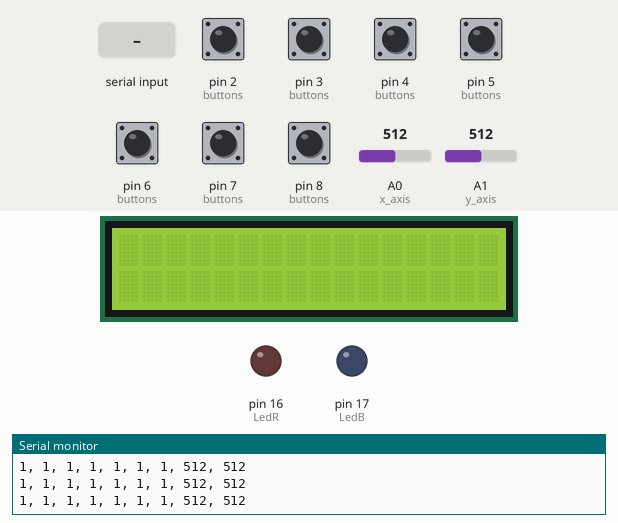
Simulated run of this sketch. Board: Arduino Uno, built with avr-gcc and run on an emulated ATmega328P. On the bench: 16×2 character LCD, output pins drawn as LEDs (lit = HIGH), the last lines printed to the serial monitor. The test bench sets the inputs (shaded band); at power-on: pin 2 (buttons), pin 3 (buttons), pin 4 (buttons), pin 5 (buttons), pin 6 (buttons), pin 7 (buttons), pin 8 (buttons) HIGH, A0 (x_axis) = 512, A1 (y_axis) = 512.

Above: at 1.2 s.
1.3 s: "2\n" received over Serial
At 2.3 s:
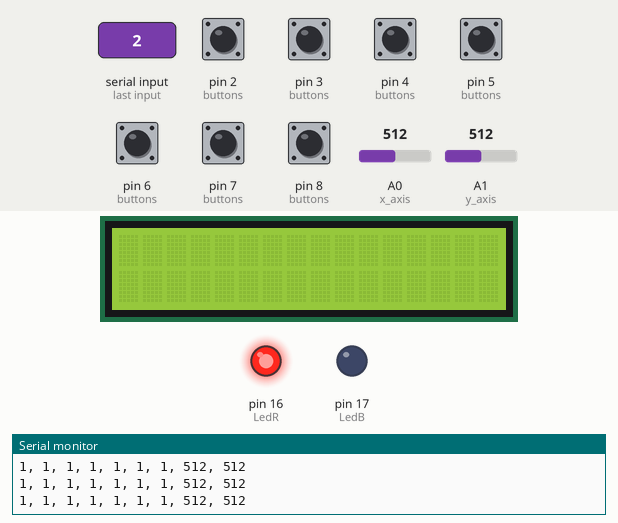
2.8 s: A0 (x_axis) set to 991
5.8 s: A0 (x_axis) set to 1018
7.3 s: A1 (y_axis) set to 993
10.3 s: A1 (y_axis) set to 1015
13.3 s: "0\n" received over Serial
At 13.9 s:
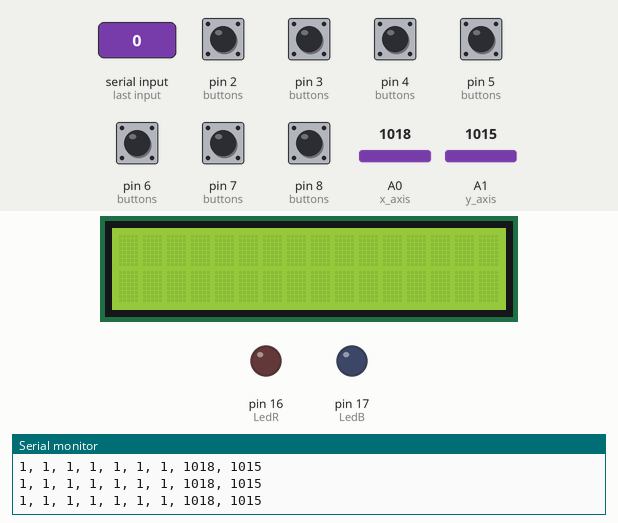
Timing chart, 0 to 15.8 s (numbered marks = the images above; inputs shaded):
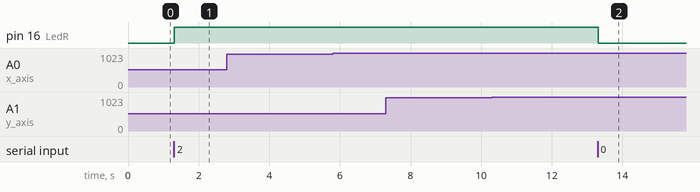

The sketch:

Manette_NoRadio.ino
```cpp
#include <Wire.h>
#include <LiquidCrystal_I2C.h>

#define LedR 16
#define LedB 17

#define button_A 2        // Button Blue - A
#define button_B 3        // Button Yellow - B
#define button_C 4        // Button Blue - C
#define button_D 5        // Button Yellow - D
#define button_E 6        // SMD button E on pcb
#define button_F 7        // SMD button F on pcb
#define button_joystick 8 // Button in joystick
#define x_axis A0
#define y_axis A1

int buttons[] = {button_A, button_B, button_C, button_D, button_E, button_F, button_joystick};
int a = 0;
byte address[][6] = {"pipe1", "pipe2"}; // Set addresses of the 2 pipes for read and write
int joystick[9];                        // Array holding state of buttons and joystick X- and Y-reading
int received_value;                     // Value retreived from the other side...

LiquidCrystal_I2C lcd(0x27, 16, 2);
void setup()
{
  // put your setup code here, to run once:
  pinMode(LedR, OUTPUT);
  pinMode(LedB, OUTPUT);

  for (int i = 0; i < 7; i++)
  {
    pinMode(buttons[i], INPUT_PULLUP);
    digitalWrite(buttons[i], HIGH);
  }

  Serial.begin(9600);

  // LCD
  lcd.init();
  // Print a message to the LCD.
  lcd.backlight();
}

void loop()
{
  // Read digital buttons...
  for (int i = 0; i < 7; i++)
    joystick[i] = digitalRead(buttons[i]);

  // Read joystick values...
  joystick[7] = analogRead(x_axis);
  joystick[8] = analogRead(y_axis);

  // Interact Button With LCD

  /*
  if (!joystick[0] && a != 1)
  {
    lcd.init();
    lcd.setCursor(3, 0);
    lcd.print("Interact !");
    a = 1;
  }
  if (!joystick[1] && a != 2)
  {
    lcd.init();
    lcd.setCursor(4, 0);
    lcd.print("Return ...");
    a = 2;
  }
  if (!joystick[2] && a != 3)
  {
    lcd.init();
    lcd.setCursor(5, 0);
    lcd.print("Jump !");
    a = 3;
  }
  if (!joystick[3] && a != 4)
  {
    lcd.init();
    lcd.setCursor(4, 0);
    lcd.print("Attack !");
    a = 4;
  }
  if (!joystick[4] && a != 5)
  {
    lcd.init();
    lcd.setCursor(4, 0);
    lcd.print("Options !");
    a = 5;
  }
  if (!joystick[5] && a != 6)
  {
    lcd.init();
    lcd.setCursor(3, 0);
    lcd.print("FullScreen");
    a = 6;
  }

  if (joystick[7] > 400)
  {
    lcd.init();
    lcd.setCursor(5, 0);
    lcd.print("Right");
  }
  else if (joystick[7] < 200)
  {
    lcd.init();
    lcd.setCursor(5, 0);
    lcd.print("Left");
  }
  if (joystick[8] > 400)
  {
    lcd.init();
    lcd.setCursor(5, 0);
    lcd.print("UP");
  }
  else if (joystick[8] < 200)
  {
    lcd.init();
    lcd.setCursor(5, 0);
    lcd.print("DOWN");
  }
*/
  // Display Actions Of Shield on the Serial
  for (int i = 0; i < 9; i++)
  {
    Serial.print(joystick[i]);
    if (i < 8)
      Serial.print(", ");
  }
  Serial.print("\n");

  // Action While recieving Information from the serial
  if (Serial.available())
  {
    char byte = Serial.read();
     if (byte == '2')
      digitalWrite(LedR,HIGH);
     else if (byte == '0')
      digitalWrite(LedR,LOW);
     /*

    lcd.init();
    lcd.setCursor(1, 0);
    if (byte == '2')
      lcd.print("Collision Right");
    else if (byte == '3')
      lcd.print("Collision Left");
    else if (byte == '4')
      lcd.print("Collision UP");
    else if (byte == '5')
      lcd.print("Collision DOWN");
    else if (byte == '6')
      lcd.print("You Win !");
    else if (byte == '7')
      lcd.print("You Loose !");
    else if (byte == '0')
      lcd.print("Starting Game ...");
    else if (byte == '1')
      lcd.print("Closing Game ...");

   // delay(2000);

    /*
    if (byte == '2')
    {
      lcd.setCursor(0, 0);
      lcd.print("Collision LEFT");
      digitalWrite(LedB, LOW);
      digitalWrite(LedR, HIGH);
      Serial.println("2");
    }
    else if (byte == '1')
    {
      lcd.setCursor(0, 0);
      lcd.print("Collision RIGHT");
      digitalWrite(LedR, LOW);
      digitalWrite(LedB, HIGH);
      Serial.println("1");
    }
    else if (byte == '0')
    {
      digitalWrite(LedR, LOW);
      digitalWrite(LedB, LOW);
      lcd.init();
      Serial.println("0");
    }
    */
  }
}
```

Measured:
- after the input at 1.3 s, pin 16 (LedR): LOW → HIGH at once
- after the input at 13.3 s, pin 16 (LedR): HIGH → LOW at once
